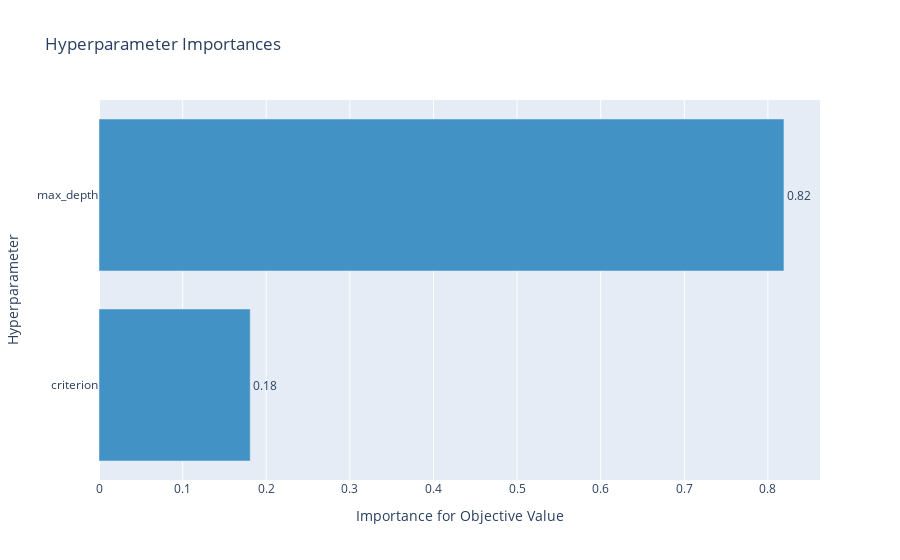

Notebook code for this chart:
### Code cell
optuna.visualization.plot_param_importances(study)

### Figure 1 — Plotly figure (JSON) as saved in the notebook; plotly's stock layout.template omitted (floating-point values rounded to 4 significant figures)
{"data": [{"cliponaxis": false, "hovertemplate": ["criterion (CategoricalDistribution): 0.1808526607442488<extra></extra>", "max_depth (IntDistribution): 0.8191473392557512<extra></extra>"], "marker": {"color": "rgb(66,146,198)"}, "orientation": "h", "text": ["0.18", "0.82"], "textposition": "outside", "type": "bar", "x": [0.1809, 0.8191], "y": ["criterion", "max_depth"]}], "layout": {"showlegend": false, "title": {"text": "Hyperparameter Importances"}, "xaxis": {"title": {"text": "Importance for Objective Value"}}, "yaxis": {"title": {"text": "Hyperparameter"}}}}
